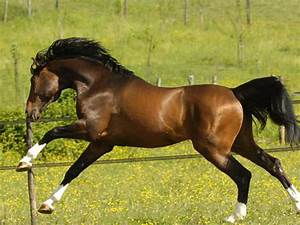
#> input picture kuda.jpeg, 300 x 225 px, found by its file name
$ python Image_PreProcessing.py
#> lines starting #> are read from the running program, lines starting #| are printed output that depends on the picture
import cv2

#baca image dari file dengan path
image = cv2.imread("D:\SEMESTER 4\PENGANTAR PEMROSESAN DATA MULTIMEDIA\CODE-PPDM\Image_PreProcessing\kuda.jpeg")
#> image is the input picture: shape (225, 300, 3); mean B, G, R 60.5, 131.4, 138.7

#tampilkan image
cv2.imshow("kuda blue", image[:,:, 0]) #ambil channel biru
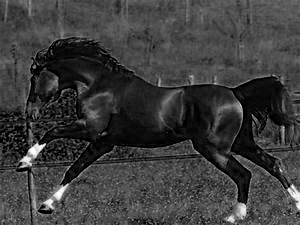
#> window 'kuda blue': shape (225, 300); min 0, max 255, mean 60.5
cv2.imshow("kuda green", image[:,:, 1]) #ambil channel hijau
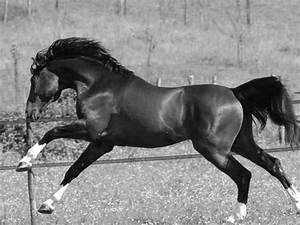
#> window 'kuda green': shape (225, 300); min 0, max 255, mean 131.4
cv2.imshow("kuda red", image[:,:, 2]) #ambil channel merah
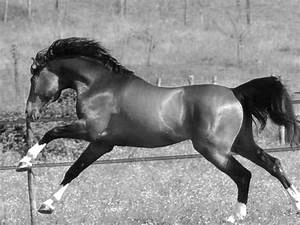
#> window 'kuda red': shape (225, 300); min 0, max 255, mean 138.7

#ambil channel warna BGR
print(image) #ambil semua channel warna BGR
#> (printed output is left out)
print(image[:,:, 0]) #ambil channel biru
#> (printed output is left out)
print(image[:,:, 1]) #ambil channel hijau
#> (printed output is left out)
print(image[:,:, 2]) #ambil channel merah
#> (printed output is left out)

#tunggu sampai tombol ditekan
cv2.waitKey()
